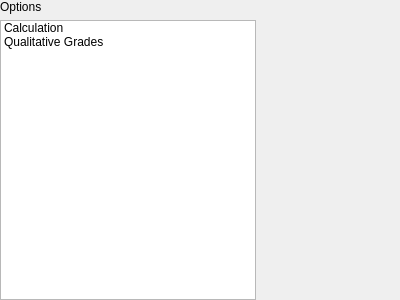
<?xml version="1.0" encoding="UTF-8"?>
<ui version="4.0">
 <class>Options</class>
 <widget class="QWidget" name="Options">
  <property name="geometry">
   <rect>
    <x>0</x>
    <y>0</y>
    <width>400</width>
    <height>300</height>
   </rect>
  </property>
  <property name="windowTitle">
   <string>Form</string>
  </property>
  <layout class="QVBoxLayout" name="verticalLayout">
   <property name="leftMargin">
    <number>0</number>
   </property>
   <property name="topMargin">
    <number>0</number>
   </property>
   <property name="rightMargin">
    <number>0</number>
   </property>
   <property name="bottomMargin">
    <number>0</number>
   </property>
   <item>
    <widget class="tTitleLabel" name="label">
     <property name="text">
      <string>Options</string>
     </property>
    </widget>
   </item>
   <item>
    <widget class="QWidget" name="widget" native="true">
     <layout class="QHBoxLayout" name="horizontalLayout">
      <property name="leftMargin">
       <number>0</number>
      </property>
      <property name="topMargin">
       <number>0</number>
      </property>
      <property name="rightMargin">
       <number>0</number>
      </property>
      <property name="bottomMargin">
       <number>0</number>
      </property>
      <item>
       <widget class="QListWidget" name="listWidget">
        <property name="sizePolicy">
         <sizepolicy hsizetype="Preferred" vsizetype="Expanding">
          <horstretch>0</horstretch>
          <verstretch>0</verstretch>
         </sizepolicy>
        </property>
        <item>
         <property name="text">
          <string>Calculation</string>
         </property>
         <property name="icon">
          <iconset theme="calc"/>
         </property>
        </item>
        <item>
         <property name="text">
          <string>Qualitative Grades</string>
         </property>
         <property name="icon">
          <iconset theme="star"/>
         </property>
        </item>
       </widget>
      </item>
      <item>
       <widget class="QStackedWidget" name="stackedWidget">
        <property name="sizePolicy">
         <sizepolicy hsizetype="Expanding" vsizetype="Preferred">
          <horstretch>0</horstretch>
          <verstretch>0</verstretch>
         </sizepolicy>
        </property>
        <widget class="CalcOptions" name="calcOptions"/>
        <widget class="QualOptions" name="qualOptions"/>
       </widget>
      </item>
     </layout>
    </widget>
   </item>
  </layout>
 </widget>
 <customwidgets>
  <customwidget>
   <class>tTitleLabel</class>
   <extends>QLabel</extends>
   <header location="global">ttitlelabel.h</header>
  </customwidget>
  <customwidget>
   <class>CalcOptions</class>
   <extends>QWidget</extends>
   <header>options/calctab.h</header>
   <container>1</container>
  </customwidget>
  <customwidget>
   <class>QualOptions</class>
   <extends>QWidget</extends>
   <header>options/qualtab.h</header>
   <container>1</container>
  </customwidget>
 </customwidgets>
 <resources/>
 <connections/>
</ui>
